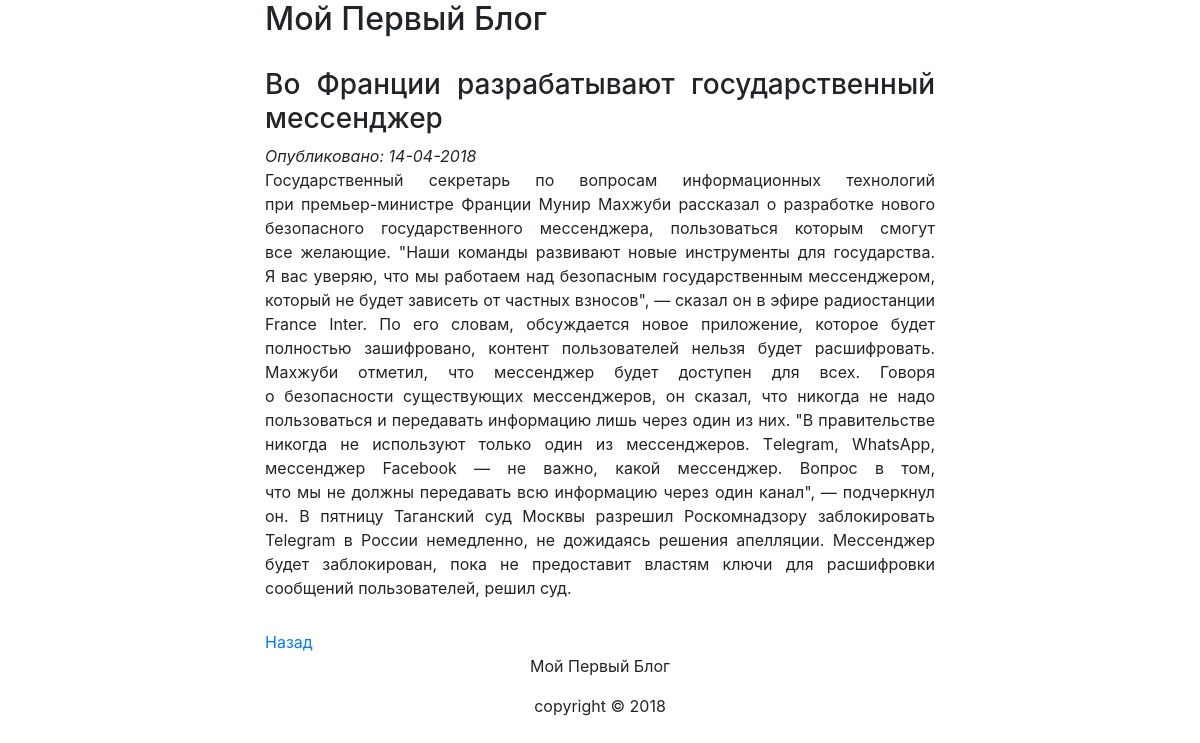
/?action=viewArticle&articleId=1, run on the app's committed database.
### tables this page shows
CREATE TABLE `articles` (
  `id` smallint(6) NOT NULL,
  `publicationDate` date NOT NULL,
  `title` varchar(255) NOT NULL,
  `summary` text NOT NULL,
  `content` mediumtext NOT NULL
);

### classes/article.php (called while the page is built, shortened)
<?php
	class Article
	{
		public function __construct($data = array())
		{
			if (isset($data["publicationDate"])) $this->publicationDate = (int) $data["publicationDate"];
			if (isset($data["title"])) $this->title = $data["title"];
			if (isset($data["content"])) $this->content = $data["content"];
		}
		public static function getById($id)
		{
			$db = new PDO(DB_DSN, DB_USERNAME, DB_PASSWORD);
			$sql = "SELECT *, UNIX_TIMESTAMP(publicationDate) AS publicationDate FROM articles WHERE id = :id";
			$statments = $db->prepare($sql);
			$statments->bindValue(":id", $id, PDO::PARAM_INT);
			$statments->execute();
			$row = $statments->fetch();
			if ($row) return new Article($row);
		}
	}
?>

### templates/viewArticle.php (the view)
<?php require_once "templates/include/header.php"; ?>
			<h2>Мой Первый Блог</h2>
			<div>
				<div class="article">
					<h3><?php echo $results["article"]->title ?></h3>
					<em>Опубликовано: <?php echo date("d-m-Y", $results["article"]->publicationDate) ?></em>
					<p><?php echo $results["article"]->content ?></p>
				</div>
				<a href="./">Назад</a>
			</div>
<?php require_once "templates/include/footer.php"; ?>

### css/style.css (style rules this page uses)
.article { margin: 30px 0; text-align: justify; }

### data on the page
articles: title "Во Франции разрабатывают государственный мессенджер", content "Государственный секретарь по вопросам информационных технологий при премьер-министре Франции Мунир Махжуби рассказал о разработке нового безопасного государственного мессенджера, пользоваться которым смогут все желающие. \"Наши команды развивают новые инструменты для государства. Я вас уверяю, что мы работаем над безопасным государственным мессенджером, который не будет зависеть от частных взносов\", — сказал он в эфире радиостанции France Inter. По его словам, обсуждается новое приложение, которое будет полностью зашифровано, контент пользователей нельзя будет расшифровать. Махжуби отметил, что мессенджер будет доступен для всех. Говоря о безопасности существующих мессенджеров, он сказал,…"

### other printed values
date("d-m-Y", $results["article"]->publicationDate) "14-04-2018"
